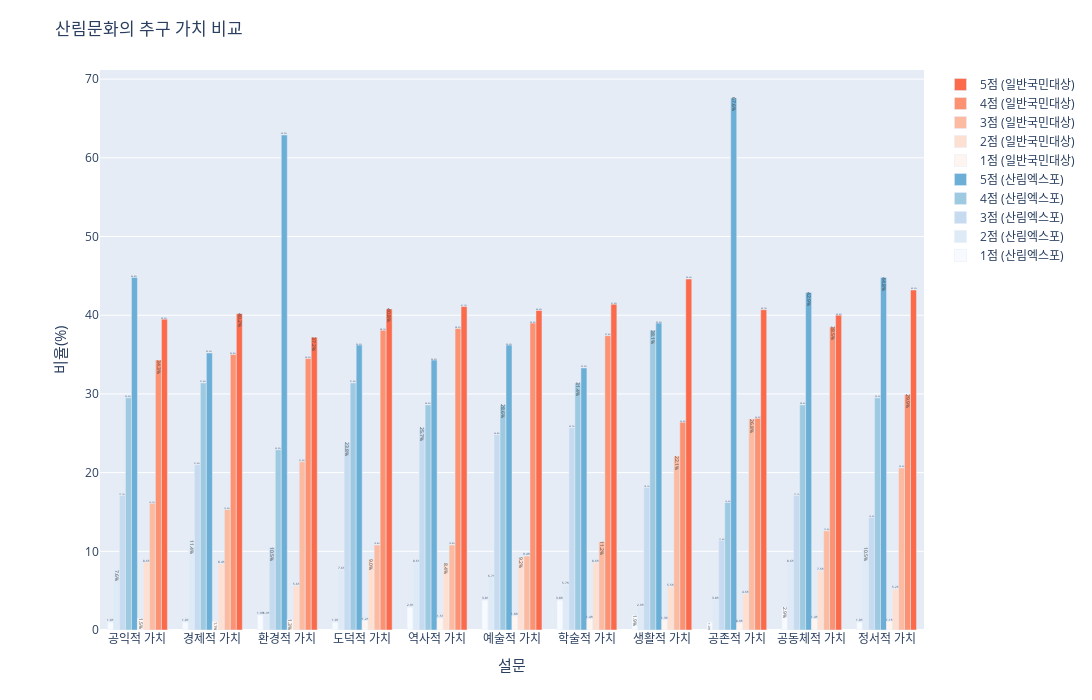

Source (notebook cell):
### Code cell
import plotly.colors as pc
expo_4_num_df = expo_4_df[['설문','5_비율','4_비율', '3_비율', '2_비율', '1_비율']]
common_4_num_df = common_4_df[['설문','5_비율','4_비율', '3_비율', '2_비율', '1_비율']]

# 컬러맵을 리스트로 불러오기
blues_color_map = pc.sequential.Blues
reds_color_map = pc.sequential.Reds

# 누적 막대그래프 시각화
fig = go.Figure()

# 막대 그래프 추가 (expo_4_num_df 데이터 사용)
for i in range(1, 6):
    text_labels = [f'<span style="font-size: 15px !important;">{val:.1f}%</span>' for val in expo_4_num_df[f'{i}_비율']]
    fig.add_trace(go.Bar(x=expo_4_num_df['설문'], y=expo_4_num_df[f'{i}_비율'], text=text_labels,
                         name=f'{i}점 (산림엑스포)', textposition='auto', marker=dict(color=blues_color_map[i-1])))

# 두 번째 막대 그래프 추가 (common_4_num_df 데이터 사용) - 겹치게 표시
for i in range(1, 6):
    text_labels = [f'<span style="font-size: 15px">{val:.1f}%</span>' for val in common_4_num_df[f'{i}_비율']]
    fig.add_trace(go.Bar(x=common_4_num_df['설문'], y=common_4_num_df[f'{i}_비율'], text=text_labels,
                         name=f'{i}점 (일반국민대상)', textposition='auto', marker=dict(color=reds_color_map[i-1])))

# 그래프 레이아웃 설정
fig.update_layout(title="산림문화의 추구 가치 비교", xaxis_title="<span style='font-size: 15px'>설문</span>", yaxis_title="<span style='font-size: 15px'>비율(%)</span>",
                  barmode='group', showlegend=True)

# 범례 텍스트 수정
fig.update_layout(legend=dict(traceorder="reversed"))

# 그래프 높이와 너비 조정
fig.update_layout(height=700, width=1400)

# 여백 (margin) 조정
fig.update_layout(margin=dict(l=100, r=100, b=70, t=70))

fig.show()

### Figure 1 — Plotly figure (JSON) as saved in the notebook; plotly's stock layout.template omitted (floating-point values rounded to 4 significant figures)
{"data": [{"marker": {"color": "rgb(247,251,255)"}, "name": "1점 (산림엑스포)", "text": ["<span style=\"font-size: 15px !important;\">1.0%</span>", "<span style=\"font-size: 15px !important;\">1.0%</span>", "<span style=\"font-size: 15px !important;\">1.9%</span>", "<span style=\"font-size: 15px !important;\">1.0%</span>", "<span style=\"font-size: 15px !important;\">2.9%</span>", "<span style=\"font-size: 15px !important;\">3.8%</span>", "<span style=\"font-size: 15px !important;\">3.8%</span>", "<span style=\"font-size: 15px !important;\">1.9%</span>", "<span style=\"font-size: 15px !important;\">1.0%</span>", "<span style=\"font-size: 15px !important;\">2.9%</span>", "<span style=\"font-size: 15px !important;\">1.0%</span>"], "textposition": "auto", "type": "bar", "x": ["공익적 가치", "경제적 가치", "환경적 가치", "도덕적 가치", "역사적 가치", "예술적 가치", "학술적 가치", "생활적 가치", "공존적 가치", "공동체적 가치", "정서적 가치"], "y": [1, 1, 1.9, 1, 2.9, 3.8, 3.8, 1.9, 1, 2.9, 1]}, {"marker": {"color": "rgb(222,235,247)"}, "name": "2점 (산림엑스포)", "text": ["<span style=\"font-size: 15px !important;\">7.6%</span>", "<span style=\"font-size: 15px !important;\">11.4%</span>", "<span style=\"font-size: 15px !important;\">1.9%</span>", "<span style=\"font-size: 15px !important;\">7.6%</span>", "<span style=\"font-size: 15px !important;\">8.6%</span>", "<span style=\"font-size: 15px !important;\">6.7%</span>", "<span style=\"font-size: 15px !important;\">5.7%</span>", "<span style=\"font-size: 15px !important;\">2.9%</span>", "<span style=\"font-size: 15px !important;\">3.8%</span>", "<span style=\"font-size: 15px !important;\">8.6%</span>", "<span style=\"font-size: 15px !important;\">10.5%</span>"], "textposition": "auto", "type": "bar", "x": ["공익적 가치", "경제적 가치", "환경적 가치", "도덕적 가치", "역사적 가치", "예술적 가치", "학술적 가치", "생활적 가치", "공존적 가치", "공동체적 가치", "정서적 가치"], "y": [7.6, 11.4, 1.9, 7.6, 8.6, 6.7, 5.7, 2.9, 3.8, 8.6, 10.5]}, {"marker": {"color": "rgb(198,219,239)"}, "name": "3점 (산림엑스포)", "text": ["<span style=\"font-size: 15px !important;\">17.1%</span>", "<span style=\"font-size: 15px !important;\">21.0%</span>", "<span style=\"font-size: 15px !important;\">10.5%</span>", "<span style=\"font-size: 15px !important;\">23.8%</span>", "<span style=\"font-size: 15px !important;\">25.7%</span>", "<span style=\"font-size: 15px !important;\">24.8%</span>", "<span style=\"font-size: 15px !important;\">25.7%</span>", "<span style=\"font-size: 15px !important;\">18.1%</span>", "<span style=\"font-size: 15px !important;\">11.4%</span>", "<span style=\"font-size: 15px !important;\">17.1%</span>", "<span style=\"font-size: 15px !important;\">14.3%</span>"], "textposition": "auto", "type": "bar", "x": ["공익적 가치", "경제적 가치", "환경적 가치", "도덕적 가치", "역사적 가치", "예술적 가치", "학술적 가치", "생활적 가치", "공존적 가치", "공동체적 가치", "정서적 가치"], "y": [17.1, 21, 10.5, 23.8, 25.7, 24.8, 25.7, 18.1, 11.4, 17.1, 14.3]}, {"marker": {"color": "rgb(158,202,225)"}, "name": "4점 (산림엑스포)", "text": ["<span style=\"font-size: 15px !important;\">29.5%</span>", "<span style=\"font-size: 15px !important;\">31.4%</span>", "<span style=\"font-size: 15px !important;\">22.9%</span>", "<span style=\"font-size: 15px !important;\">31.4%</span>", "<span style=\"font-size: 15px !important;\">28.6%</span>", "<span style=\"font-size: 15px !important;\">28.6%</span>", "<span style=\"font-size: 15px !important;\">31.4%</span>", "<span style=\"font-size: 15px !important;\">38.1%</span>", "<span style=\"font-size: 15px !important;\">16.2%</span>", "<span style=\"font-size: 15px !important;\">28.6%</span>", "<span style=\"font-size: 15px !important;\">29.5%</span>"], "textposition": "auto", "type": "bar", "x": ["공익적 가치", "경제적 가치", "환경적 가치", "도덕적 가치", "역사적 가치", "예술적 가치", "학술적 가치", "생활적 가치", "공존적 가치", "공동체적 가치", "정서적 가치"], "y": [29.5, 31.4, 22.9, 31.4, 28.6, 28.6, 31.4, 38.1, 16.2, 28.6, 29.5]}, {"marker": {"color": "rgb(107,174,214)"}, "name": "5점 (산림엑스포)", "text": ["<span style=\"font-size: 15px !important;\">44.8%</span>", "<span style=\"font-size: 15px !important;\">35.2%</span>", "<span style=\"font-size: 15px !important;\">62.9%</span>", "<span style=\"font-size: 15px !important;\">36.2%</span>", "<span style=\"font-size: 15px !important;\">34.3%</span>", "<span style=\"font-size: 15px !important;\">36.2%</span>", "<span style=\"font-size: 15px !important;\">33.3%</span>", "<span style=\"font-size: 15px !important;\">39.0%</span>", "<span style=\"font-size: 15px !important;\">67.6%</span>", "<span style=\"font-size: 15px !important;\">42.9%</span>", "<span style=\"font-size: 15px !important;\">44.8%</span>"], "textposition": "auto", "type": "bar", "x": ["공익적 가치", "경제적 가치", "환경적 가치", "도덕적 가치", "역사적 가치", "예술적 가치", "학술적 가치", "생활적 가치", "공존적 가치", "공동체적 가치", "정서적 가치"], "y": [44.8, 35.2, 62.9, 36.2, 34.3, 36.2, 33.3, 39, 67.6, 42.9, 44.8]}, {"marker": {"color": "rgb(255,245,240)"}, "name": "1점 (일반국민대상)", "text": ["<span style=\"font-size: 15px\">1.5%</span>", "<span style=\"font-size: 15px\">1.1%</span>", "<span style=\"font-size: 15px\">1.3%</span>", "<span style=\"font-size: 15px\">1.2%</span>", "<span style=\"font-size: 15px\">1.5%</span>", "<span style=\"font-size: 15px\">1.8%</span>", "<span style=\"font-size: 15px\">1.4%</span>", "<span style=\"font-size: 15px\">1.3%</span>", "<span style=\"font-size: 15px\">0.9%</span>", "<span style=\"font-size: 15px\">1.4%</span>", "<span style=\"font-size: 15px\">1.1%</span>"], "textposition": "auto", "type": "bar", "x": ["공익적 가치", "경제적 가치", "환경적 가치", "도덕적 가치", "역사적 가치", "예술적 가치", "학술적 가치", "생활적 가치", "공존적 가치", "공동체적 가치", "정서적 가치"], "y": [1.5, 1.1, 1.3, 1.2, 1.5, 1.8, 1.4, 1.3, 0.9, 1.4, 1.1]}, {"marker": {"color": "rgb(254,224,210)"}, "name": "2점 (일반국민대상)", "text": ["<span style=\"font-size: 15px\">8.6%</span>", "<span style=\"font-size: 15px\">8.4%</span>", "<span style=\"font-size: 15px\">5.6%</span>", "<span style=\"font-size: 15px\">9.0%</span>", "<span style=\"font-size: 15px\">8.4%</span>", "<span style=\"font-size: 15px\">9.2%</span>", "<span style=\"font-size: 15px\">8.6%</span>", "<span style=\"font-size: 15px\">5.5%</span>", "<span style=\"font-size: 15px\">4.6%</span>", "<span style=\"font-size: 15px\">7.5%</span>", "<span style=\"font-size: 15px\">5.2%</span>"], "textposition": "auto", "type": "bar", "x": ["공익적 가치", "경제적 가치", "환경적 가치", "도덕적 가치", "역사적 가치", "예술적 가치", "학술적 가치", "생활적 가치", "공존적 가치", "공동체적 가치", "정서적 가치"], "y": [8.6, 8.4, 5.6, 9, 8.4, 9.2, 8.6, 5.5, 4.6, 7.5, 5.2]}, {"marker": {"color": "rgb(252,187,161)"}, "name": "3점 (일반국민대상)", "text": ["<span style=\"font-size: 15px\">16.1%</span>", "<span style=\"font-size: 15px\">15.3%</span>", "<span style=\"font-size: 15px\">21.4%</span>", "<span style=\"font-size: 15px\">10.8%</span>", "<span style=\"font-size: 15px\">10.8%</span>", "<span style=\"font-size: 15px\">9.4%</span>", "<span style=\"font-size: 15px\">11.2%</span>", "<span style=\"font-size: 15px\">22.1%</span>", "<span style=\"font-size: 15px\">26.8%</span>", "<span style=\"font-size: 15px\">12.6%</span>", "<span style=\"font-size: 15px\">20.6%</span>"], "textposition": "auto", "type": "bar", "x": ["공익적 가치", "경제적 가치", "환경적 가치", "도덕적 가치", "역사적 가치", "예술적 가치", "학술적 가치", "생활적 가치", "공존적 가치", "공동체적 가치", "정서적 가치"], "y": [16.1, 15.3, 21.4, 10.8, 10.8, 9.4, 11.2, 22.1, 26.8, 12.6, 20.6]}, {"marker": {"color": "rgb(252,146,114)"}, "name": "4점 (일반국민대상)", "text": ["<span style=\"font-size: 15px\">34.3%</span>", "<span style=\"font-size: 15px\">35.0%</span>", "<span style=\"font-size: 15px\">34.5%</span>", "<span style=\"font-size: 15px\">38.1%</span>", "<span style=\"font-size: 15px\">38.3%</span>", "<span style=\"font-size: 15px\">39.0%</span>", "<span style=\"font-size: 15px\">37.4%</span>", "<span style=\"font-size: 15px\">26.4%</span>", "<span style=\"font-size: 15px\">26.9%</span>", "<span style=\"font-size: 15px\">38.5%</span>", "<span style=\"font-size: 15px\">29.9%</span>"], "textposition": "auto", "type": "bar", "x": ["공익적 가치", "경제적 가치", "환경적 가치", "도덕적 가치", "역사적 가치", "예술적 가치", "학술적 가치", "생활적 가치", "공존적 가치", "공동체적 가치", "정서적 가치"], "y": [34.3, 35, 34.5, 38.1, 38.3, 39, 37.4, 26.4, 26.9, 38.5, 29.9]}, {"marker": {"color": "rgb(251,106,74)"}, "name": "5점 (일반국민대상)", "text": ["<span style=\"font-size: 15px\">39.5%</span>", "<span style=\"font-size: 15px\">40.2%</span>", "<span style=\"font-size: 15px\">37.2%</span>", "<span style=\"font-size: 15px\">40.8%</span>", "<span style=\"font-size: 15px\">41.1%</span>", "<span style=\"font-size: 15px\">40.6%</span>", "<span style=\"font-size: 15px\">41.4%</span>", "<span style=\"font-size: 15px\">44.6%</span>", "<span style=\"font-size: 15px\">40.7%</span>", "<span style=\"font-size: 15px\">40.0%</span>", "<span style=\"font-size: 15px\">43.2%</span>"], "textposition": "auto", "type": "bar", "x": ["공익적 가치", "경제적 가치", "환경적 가치", "도덕적 가치", "역사적 가치", "예술적 가치", "학술적 가치", "생활적 가치", "공존적 가치", "공동체적 가치", "정서적 가치"], "y": [39.5, 40.2, 37.2, 40.8, 41.1, 40.6, 41.4, 44.6, 40.7, 40, 43.2]}], "layout": {"barmode": "group", "height": 700, "legend": {"traceorder": "reversed"}, "margin": {"b": 70, "l": 100, "r": 100, "t": 70}, "showlegend": true, "title": {"text": "산림문화의 추구 가치 비교"}, "width": 1400, "xaxis": {"title": {"text": "<span style='font-size: 15px'>설문</span>"}}, "yaxis": {"title": {"text": "<span style='font-size: 15px'>비율(%)</span>"}}}}
